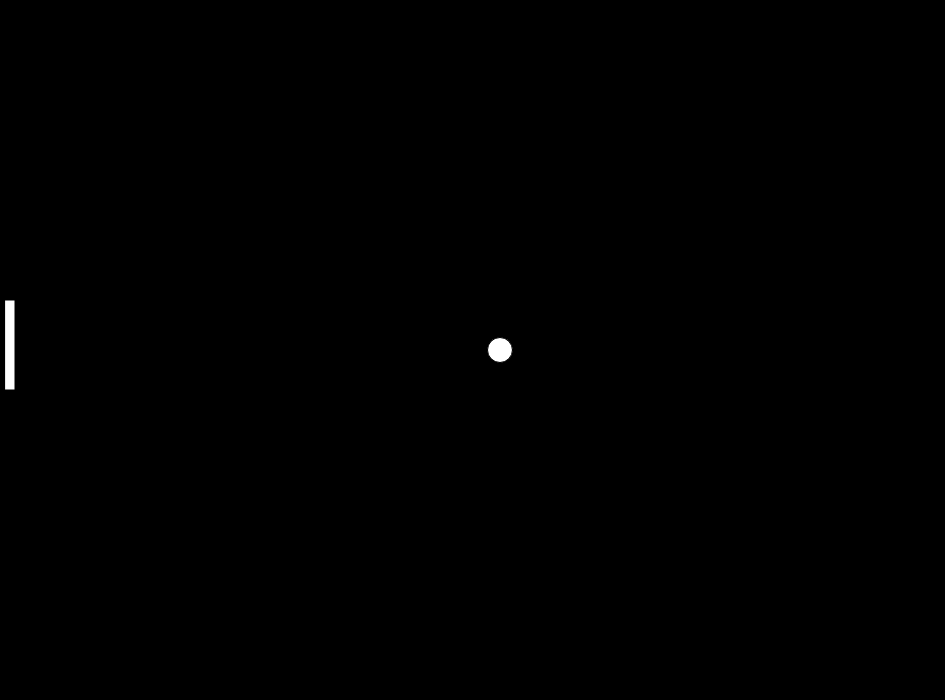
Frame 1 (no input)
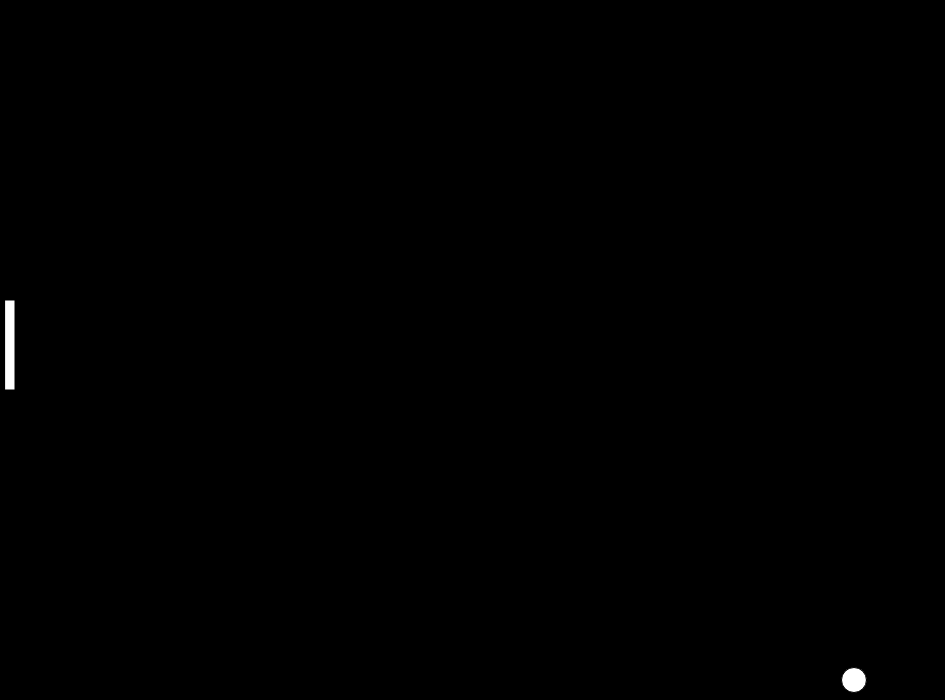
Frame 60 (no input)
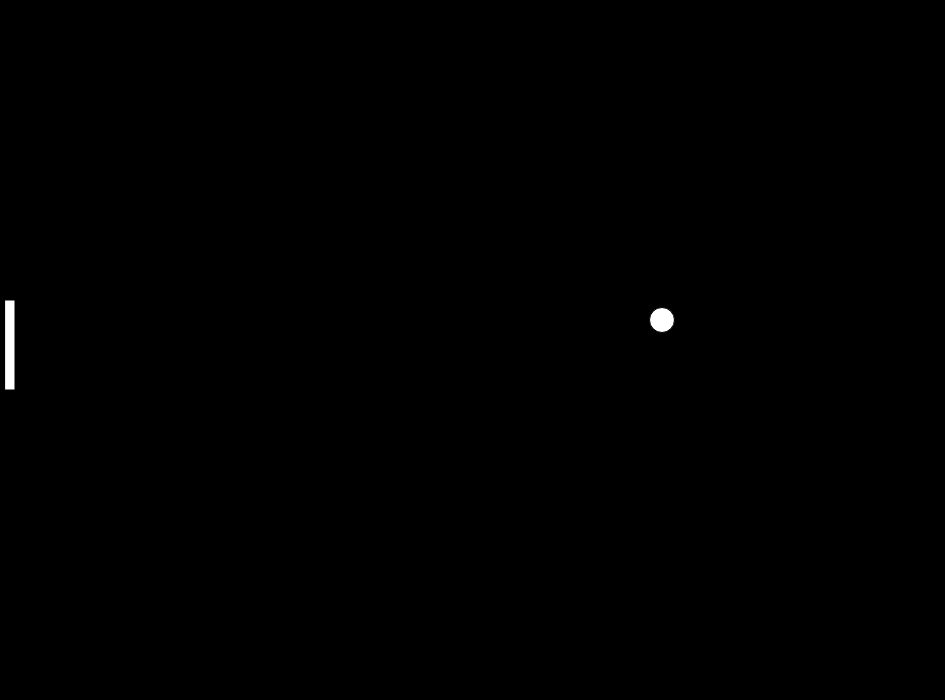
Frame 120 (the mouse pressed at the canvas centre since frame 60)

The p5.js sketch that drew these frames (run headless with seeded random() and noise() and a simulated clock; from frame 60 on, the mouse is pressed at the canvas centre):

// p5.js sketch
// ── sketch.js
//variable circle
let xCircle = 500
let yCircle = 350
let diameter = 25
let ray = diameter / 2

//speedcircle
let speedXCircle = 6
let speedYCircle = 6


//variable Rect
let xRect = 5
let yRect = 300
let Rectlarge = 10
let Rectheight = 90

function setup() {
  createCanvas(945, 700);
}

function draw() {
  background(0);
  showCircle()
  movementcircle()
  verifycolission() 
  showrect()
  movementmyrect()
  //verifycolisisionrect()
}

function showCircle(){
  circle(xCircle, yCircle, diameter)
}

function movementcircle(){
   xCircle += speedXCircle
   yCircle += speedYCircle
}

function verifycolission(){
  if (xCircle + ray > width ||
     xCircle - ray < 0){
    speedXCircle *= -1
  }
  if (yCircle + ray > height ||
     yCircle - ray < 0){
    speedYCircle *= -1}

}

function showrect(){
  rect(xRect, yRect, Rectlarge, Rectheight)
}

function movementmyrect(){
  if (keyIsDown(UP_ARROW)){
    yRect -= 10
  }

 if (keyIsDown(DOWN_ARROW)){
    yRect += 10
 }

function verificaColisaoRaquete() {
    if (xCircle - ray < xRect + Rectlarge
        && yCircle - ray < yRect + Rectheight
        && yCircle + ray > yRect) {
        speedXCircle *= -1;
    }
}

  




    


}





















// ── bdvic.html
//variable circle
let xCircle = 500
let yCircle = 350
let diameter = 25
let ray = diameter / 2

//speedcircle
let speedXCircle = 6
let speedYCircle = 6


//variable Rect
let xRect = 5
let yRect = 300
let Rectlarge = 10
let Rectheight = 90

function setup() {
  createCanvas(945, 700);
}

function draw() {
  background(0);
  showCircle()
  movementcircle()
  verifycolission() 
  showrect()
  movementmyrect()
  //verifycolisisionrect()
}

function showCircle(){
  circle(xCircle, yCircle, diameter)
}

function movementcircle(){
   xCircle += speedXCircle
   yCircle += speedYCircle
}

function verifycolission(){
  if (xCircle + ray > width ||
     xCircle - ray < 0){
    speedXCircle *= -1
  }
  if (yCircle + ray > height ||
     yCircle - ray < 0){
    speedYCircle *= -1}

}

function showrect(){
  rect(xRect, yRect, Rectlarge, Rectheight)
}

function movementmyrect(){
  if (keyIsDown(UP_ARROW)){
    yRect -= 10
  }

 if (keyIsDown(DOWN_ARROW)){
    yRect += 10
 }

function verificaColisaoRaquete() {
    if (xCircle - ray < xRect + Rectlarge
        && yCircle - ray < yRect + Rectheight
        && yCircle + ray > yRect) {
        speedXCircle *= -1;
    }
}

  




    


}
